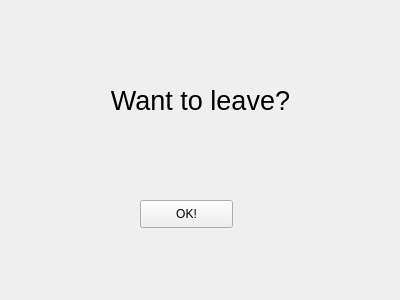
<?xml version="1.0" encoding="UTF-8"?>
<ui version="4.0">
 <class>Form</class>
 <widget class="QWidget" name="Form">
  <property name="geometry">
   <rect>
    <x>0</x>
    <y>0</y>
    <width>400</width>
    <height>300</height>
   </rect>
  </property>
  <property name="windowTitle">
   <string>Form</string>
  </property>
  <widget class="QLabel" name="sub_lbl_text">
   <property name="geometry">
    <rect>
     <x>80</x>
     <y>70</y>
     <width>241</width>
     <height>61</height>
    </rect>
   </property>
   <property name="font">
    <font>
     <pointsize>20</pointsize>
    </font>
   </property>
   <property name="text">
    <string>Want to leave?</string>
   </property>
   <property name="alignment">
    <set>Qt::AlignCenter</set>
   </property>
  </widget>
  <widget class="QPushButton" name="btn_ok">
   <property name="geometry">
    <rect>
     <x>140</x>
     <y>200</y>
     <width>93</width>
     <height>28</height>
    </rect>
   </property>
   <property name="text">
    <string>OK!</string>
   </property>
  </widget>
 </widget>
 <resources/>
 <connections/>
</ui>
